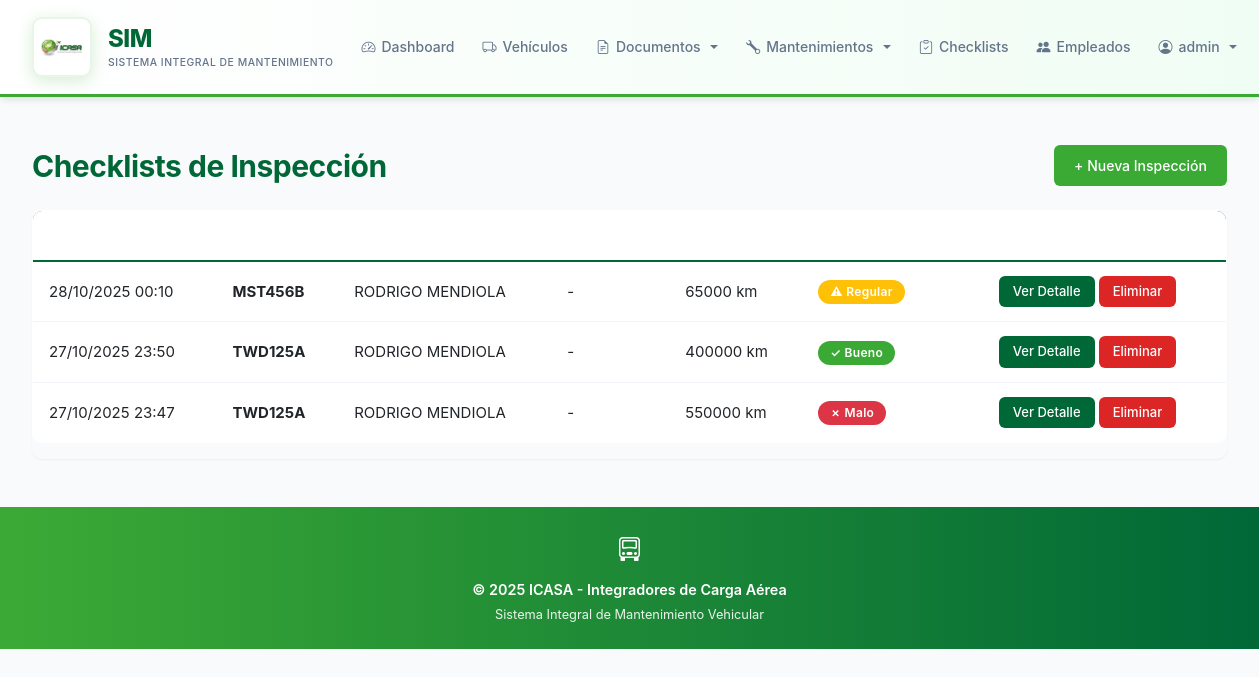
The app's page /checklists/ (signed in), older data.
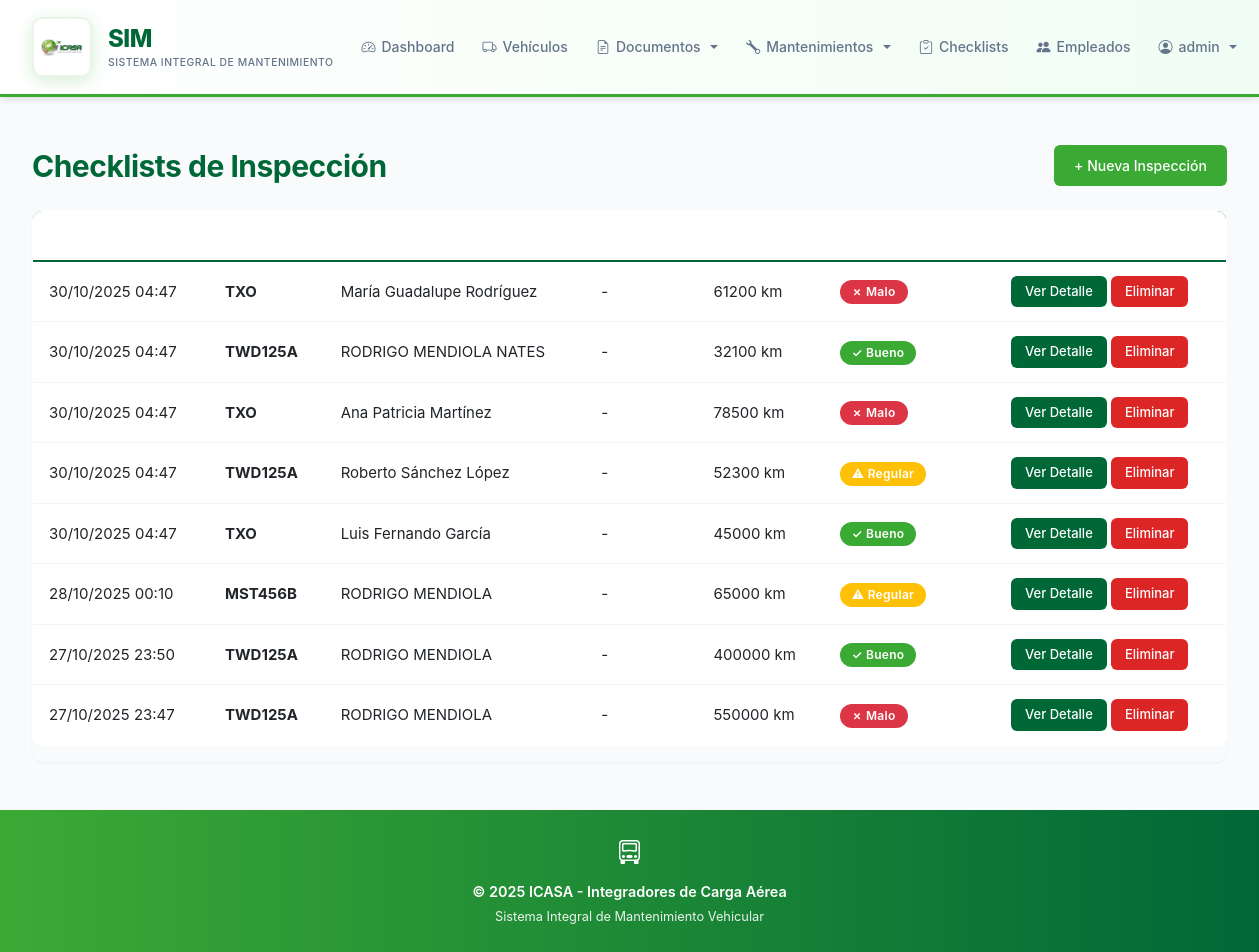
The same page, newer data.
### vehicles/models.py (models this page shows, shortened)
class VehicleChecklist(models.Model):
    STATUS_CHOICES = [('Bueno', 'Bueno'), ('Regular', 'Regular'), ('Malo', 'Malo')]
    STATION_CHOICES = [
        ('Aguascalientes', 'Aguascalientes'),
        ('Baja California', 'Baja California'),
        ('Baja California Sur', 'Baja California Sur'),
        ('Campeche', 'Campeche'),
        ('Chiapas', 'Chiapas'),
        ('Chihuahua', 'Chihuahua'),
        ('Ciudad de México', 'Ciudad de México'),
        ('Coahuila', 'Coahuila'),
        ('Colima', 'Colima'),
        ('Durango', 'Durango'),
        ('Estado de México', 'Estado de México'),
        ('Guanajuato', 'Guanajuato'),
        ('Guerrero', 'Guerrero'),
        ('Hidalgo', 'Hidalgo'),
        ('Jalisco', 'Jalisco'),
        ('Michoacán', 'Michoacán'),
        ('Morelos', 'Morelos'),
        ('Nayarit', 'Nayarit'),
        ('Nuevo León', 'Nuevo León'),
        ('Oaxaca', 'Oaxaca'),
        ('Puebla', 'Puebla'),
        ('Querétaro', 'Querétaro'),
        ('Quintana Roo', 'Quintana Roo'),
        ('San Luis Potosí', 'San Luis Potosí'),
        ('Sinaloa', 'Sinaloa'),
        ('Sonora', 'Sonora'),
        ('Tabasco', 'Tabasco'),
        ('Tamaulipas', 'Tamaulipas'),
        ('Tlaxcala', 'Tlaxcala'),
        ('Veracruz', 'Veracruz'),
        ('Yucatán', 'Yucatán'),
        ('Zacatecas', 'Zacatecas'),
    ]
    vehicle = models.ForeignKey(Vehicle, on_delete=models.CASCADE, related_name='checklists')
    driver_name = models.CharField(max_length=100)
    station = models.CharField(max_length=100, choices=STATION_CHOICES, blank=True, null=True, verbose_name='Estación')
    inspection_date = models.DateTimeField(auto_now_add=True)
    tires_condition = models.CharField(max_length=10, choices=STATUS_CHOICES)
    tires_pressure = models.CharField(max_length=10, choices=STATUS_CHOICES)
    lights = models.CharField(max_length=10, choices=STATUS_CHOICES)
    mirrors = models.CharField(max_length=10, choices=STATUS_CHOICES)
    windshield = models.CharField(max_length=10, choices=STATUS_CHOICES)
    wipers = models.CharField(max_length=10, choices=STATUS_CHOICES)
    body_damage = models.CharField(max_length=10, choices=STATUS_CHOICES)
    seat_belts = models.CharField(max_length=10, choices=STATUS_CHOICES)
    horn = models.CharField(max_length=10, choices=STATUS_CHOICES)
    dashboard_lights = models.CharField(max_length=10, choices=STATUS_CHOICES)
    air_conditioning = models.CharField(max_length=10, choices=STATUS_CHOICES)
    brakes = models.CharField(max_length=10, choices=STATUS_CHOICES)
    engine = models.CharField(max_length=10, choices=STATUS_CHOICES)
    oil_level = models.CharField(max_length=10, choices=STATUS_CHOICES)
    coolant_level = models.CharField(max_length=10, choices=STATUS_CHOICES)
    battery = models.CharField(max_length=10, choices=STATUS_CHOICES)
    fire_extinguisher = models.CharField(max_length=10, choices=STATUS_CHOICES)
    first_aid_kit = models.CharField(max_length=10, choices=STATUS_CHOICES)
    warning_triangles = models.CharField(max_length=10, choices=STATUS_CHOICES)
    observations = models.TextField(blank=True)
    odometer_reading = models.IntegerField()
    fuel_level = models.CharField(max_length=20, choices=[('Lleno', 'Lleno'), ('3/4', '3/4'), ('1/2', '1/2'), ('1/4', '1/4'), ('Vacío', 'Vacío')])
    class Meta:
        ordering = ['-inspection_date']
    @property
    def overall_status(self):
        statuses = [self.tires_condition, self.tires_pressure, self.lights, self.mirrors, self.windshield, self.wipers, self.body_damage, self.seat_belts, self.horn, self.dashboard_lights, self.air_conditioning, self.brakes, self.engine, self.oil_level, self.coolant_level, self.battery, self.fire_extinguisher, self.first_aid_kit, self.warning_triangles]
        if 'Malo' in statuses:
            return 'Malo'
        elif 'Regular' in statuses:
            return 'Regular'
        return 'Bueno'

class Vehicle(models.Model):
    STATUS_CHOICES = [
        ('Active', 'Active'),
        ('Maintenance', 'Maintenance'),
        ('Out of service', 'Out of service')
    ]
    STATION_CHOICES = [
        ('Aguascalientes', 'Aguascalientes'),
        ('Baja California', 'Baja California'),
        ('Baja California Sur', 'Baja California Sur'),
        ('Campeche', 'Campeche'),
        ('Chiapas', 'Chiapas'),
        ('Chihuahua', 'Chihuahua'),
        ('Ciudad de México', 'Ciudad de México'),
        ('Coahuila', 'Coahuila'),
        ('Colima', 'Colima'),
        ('Durango', 'Durango'),
        ('Estado de México', 'Estado de México'),
        ('Guanajuato', 'Guanajuato'),
        ('Guerrero', 'Guerrero'),
        ('Hidalgo', 'Hidalgo'),
        ('Jalisco', 'Jalisco'),
        ('Michoacán', 'Michoacán'),
        ('Morelos', 'Morelos'),
        ('Nayarit', 'Nayarit'),
        ('Nuevo León', 'Nuevo León'),
        ('Oaxaca', 'Oaxaca'),
        ('Puebla', 'Puebla'),
        ('Querétaro', 'Querétaro'),
        ('Quintana Roo', 'Quintana Roo'),
        ('San Luis Potosí', 'San Luis Potosí'),
        ('Sinaloa', 'Sinaloa'),
        ('Sonora', 'Sonora'),
        ('Tabasco', 'Tabasco'),
        ('Tamaulipas', 'Tamaulipas'),
        ('Tlaxcala', 'Tlaxcala'),
        ('Veracruz', 'Veracruz'),
        ('Yucatán', 'Yucatán'),
        ('Zacatecas', 'Zacatecas'),
    ]
    plate = models.CharField(max_length=10, unique=True, verbose_name='Placa')
    brand = models.CharField(max_length=50, verbose_name='Marca')
    model = models.CharField(max_length=50, verbose_name='Modelo')
    year = models.IntegerField(
        validators=[MinValueValidator(1900), MaxValueValidator(datetime.now().year + 1)],
        verbose_name='Año'
    )
    status = models.CharField(max_length=20, choices=STATUS_CHOICES, default='Active', verbose_name='Estado')
    station = models.CharField(max_length=100, choices=STATION_CHOICES, blank=True, null=True, verbose_name='Estación')
    photo = models.ImageField(upload_to='vehicles/', null=True, blank=True, verbose_name='Foto')
    created_at = models.DateTimeField(auto_now_add=True, null=True, blank=True)
    updated_at = models.DateTimeField(auto_now=True, null=True, blank=True)
    class Meta:
        ordering = ['-created_at']
        verbose_name = 'Vehículo'
        verbose_name_plural = 'Vehículos'
        indexes = [models.Index(fields=['plate'])]

### vehicles/views_checklist.py (the view)
# urls.py: path('checklists/', ChecklistListView.as_view(), name='checklist_list'),
class ChecklistListView(LoginRequiredMixin, ListView):
    model = VehicleChecklist
    template_name = 'vehicles/checklist_list.html'
    context_object_name = 'checklists'
    paginate_by = 20

### vehicles/templates/vehicles/checklist_list.html (shortened to what this page needs)
{% extends 'vehicles/base.html' %}
{% block content %}
<div class="d-flex justify-content-between align-items-center mb-4">
    <h1>Checklists de Inspección</h1>
    <a href="{% url 'checklist_create' %}" class="btn btn-primary">+ Nueva Inspección</a>
</div>
{% if checklists %}
<div class="table-responsive">
    <table class="table table-hover">
        <thead>
            <tr>
                <th>Fecha</th>
                <th>Vehículo</th>
                <th>Conductor</th>
                <th>Estación</th>
                <th>Odómetro</th>
                <th>Estado General</th>
                <th>Acciones</th>
            </tr>
        </thead>
        <tbody>
        {% for checklist in checklists %}
            <tr>
                <td>{{ checklist.inspection_date|date:"d/m/Y H:i" }}</td>
                <td><strong>{{ checklist.vehicle.plate }}</strong></td>
                <td>{{ checklist.driver_name }}</td>
                <td>{{ checklist.station|default:"-" }}</td>
                <td>{{ checklist.odometer_reading }} km</td>
                <td>
                    {% if checklist.overall_status == 'Bueno' %}
                        <span class="badge bg-success">✓ Bueno</span>
                    {% elif checklist.overall_status == 'Regular' %}
                        <span class="badge bg-warning">⚠ Regular</span>
                    {% else %}
                        <span class="badge bg-danger">✗ Malo</span>
                    {% endif %}
                </td>
                <td>
                    <a href="{% url 'checklist_detail' checklist.pk %}" class="btn btn-sm btn-info">Ver Detalle</a>
                    <a href="{% url 'checklist_delete' checklist.pk %}" class="btn btn-sm btn-danger">Eliminar</a>
                </td>
            </tr>
        {% endfor %}
        </tbody>
    </table>
</div>
{% else %}
<div class="alert alert-info">
    No hay checklists registrados. <a href="{% url 'checklist_create' %}">Crear el primero</a>
</div>
{% endif %}
{% endblock %}

Row changes from the older to the newer data that the page shows:
added VehicleChecklist: inspection_date "30/10/2025 04:47", vehicle.plate "TXO", driver_name "María Guadalupe Rodríguez", station "-", odometer_reading "61200", tires_condition "✗ Malo"
added VehicleChecklist: inspection_date "30/10/2025 04:47", vehicle.plate "TWD125A", driver_name "RODRIGO MENDIOLA NATES", station "-", odometer_reading "32100", tires_condition "✓ Bueno"
added VehicleChecklist: inspection_date "30/10/2025 04:47", vehicle.plate "TXO", driver_name "Ana Patricia Martínez", station "-", odometer_reading "78500", tires_condition "✗ Malo"
added VehicleChecklist: inspection_date "30/10/2025 04:47", vehicle.plate "TWD125A", driver_name "Roberto Sánchez López", station "-", odometer_reading "52300", tires_condition "⚠ Regular"
added VehicleChecklist: inspection_date "30/10/2025 04:47", vehicle.plate "TXO", driver_name "Luis Fernando García", station "-", odometer_reading "45000", tires_condition "✓ Bueno"
